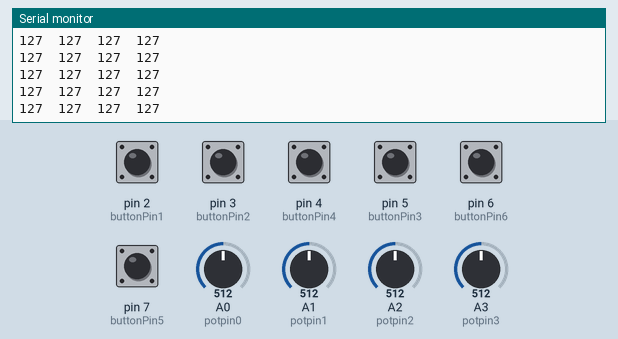
Simulated run of this sketch. Board: Arduino Uno, built with avr-gcc and run on an emulated ATmega328P. Parts: the last lines printed to the serial monitor. The test bench sets the inputs (shaded band); at power-on: pin 2 (buttonPin1), pin 3 (buttonPin2), pin 4 (buttonPin4), pin 5 (buttonPin3), pin 6 (buttonPin6), pin 7 (buttonPin5) LOW, A1 (potpin1) = 512, A2 (potpin2) = 512, A3 (potpin3) = 512, A0 (potpin0) = 512. No radio packets arrive unless stated.

Above: at 1.2 s.
1.3 s: A1 (potpin1) set to 30
At 2.4 s:
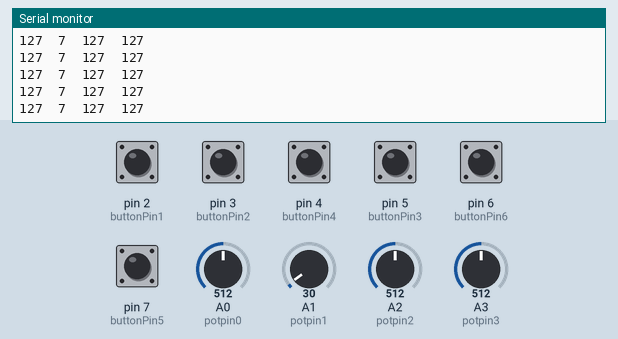
4.3 s: A2 (potpin2) set to 30
At 5.2 s:
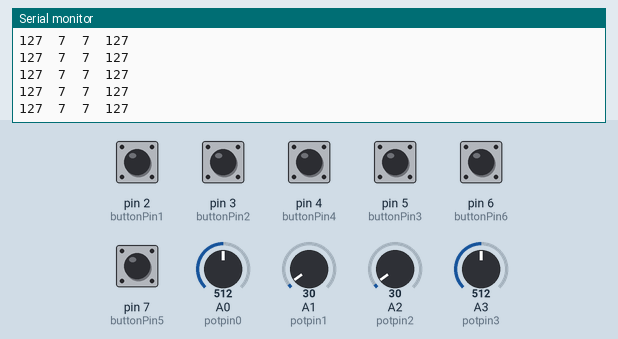
7.3 s: A1 (potpin1) set to 306
At 7.9 s:
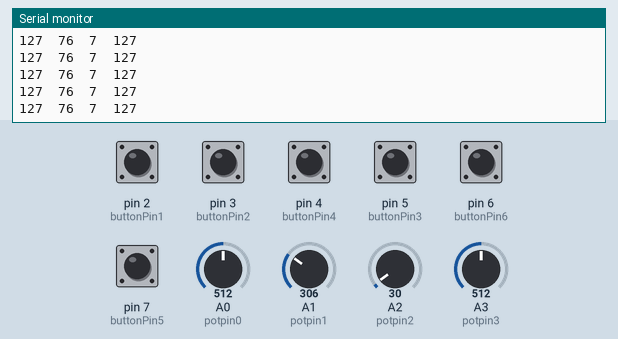
10.3 s: A3 (potpin3) set to 30
At 11.1 s:
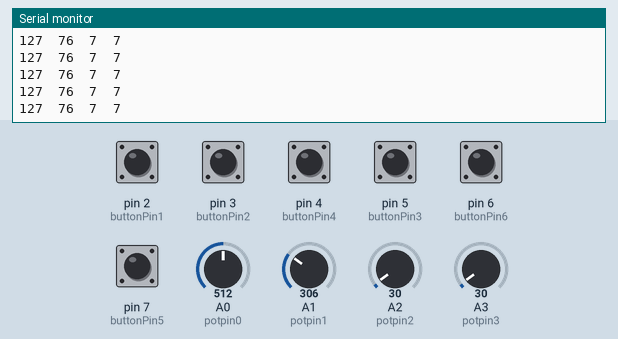
13.3 s: A1 (potpin1) set to 716
At 14.4 s:
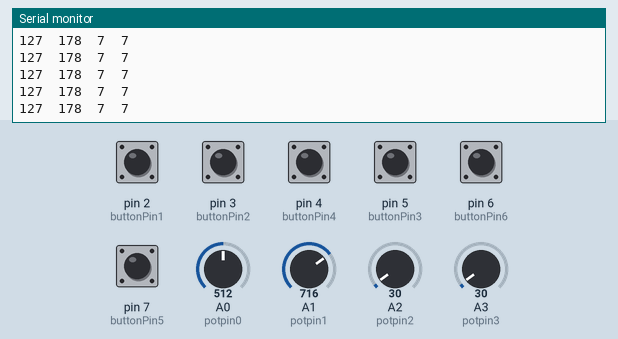
16.3 s: A0 (potpin0) set to 716
At 17.3 s:
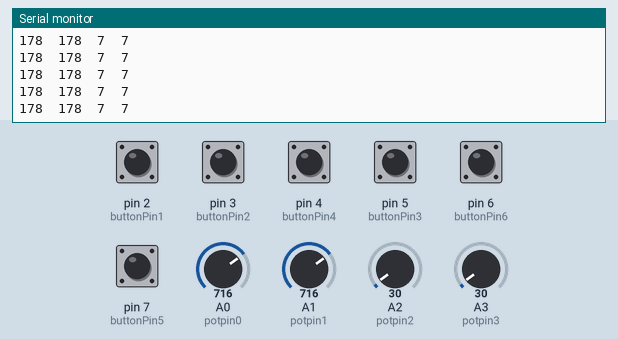
Timing chart, 0 to 18.8 s (numbered marks = the images above; inputs shaded):
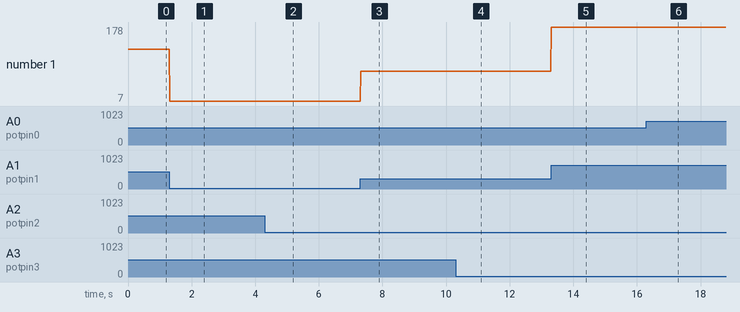

Measured:
- after the input at 1.3 s, the serial monitor: prints a new line at once (image 1)
- after the input at 4.3 s, the serial monitor: prints a new line at once (image 2)
- after the input at 7.3 s, the serial monitor: prints a new line at once (image 3)
- after the input at 10.3 s, the serial monitor: prints a new line at once (image 4)
- after the input at 13.3 s, the serial monitor: prints a new line at once (image 5)
- after the input at 16.3 s, the serial monitor: prints a new line at once (image 6)
- plotted number 1: 127 → 7 after the input at 1.3 s, 7 → 76 after the input at 7.3 s, 76 → 178 after the input at 13.3 s

The sketch:

NRF_transmit.ino
```cpp
#include <SPI.h>
#include "RF24.h"
int msg[4];
RF24 radio(8,10);
const uint64_t pipe = 0xE8E8F0F0E1LL;
// this constant won't change:
const int  buttonPin1 = 2;    // the pin that the pushbutton is attached to
const int  buttonPin2 = 3;    // the pin that the pushbutton is attached to
const int  buttonPin3 = 5;
const int  buttonPin4 = 4;
const int  buttonPin5 = 7;
const int  buttonPin6 = 6;

int Count1 = 0,Count2 = 0,Count3= 0;   // counter for the number of button presses
int buttonState1 = 0;
int buttonState2 = 0;
int buttonState3 = 0;
int buttonState4 = 0;
int buttonState5 = 0;
int buttonState6 = 0;


int lastButtonState1 = 0;// previous state of the button
int lastButtonState2 = 0;
int lastButtonState3 = 0;
int lastButtonState4 = 0;
int lastButtonState5 = 0;
int lastButtonState6 = 0;

int potpin0 = 0;
int potpin1 = 1;
int potpin2 = 2;
int potpin3 = 3;
int val0,val1,val2,val3;

void setup(void)
{

Serial.begin(115200);
radio.begin();
radio.openWritingPipe(pipe);


// initialize the button pin as a input:
  pinMode(buttonPin1, INPUT);
  pinMode(buttonPin2, INPUT);
  pinMode(buttonPin3, INPUT);
  pinMode(buttonPin4, INPUT);
  pinMode(buttonPin5, INPUT);
  pinMode(buttonPin6, INPUT);

}

void loop(void)
{
// read the pushbutton input pin:
buttonState1 = digitalRead(buttonPin1);
buttonState2 = digitalRead(buttonPin2);
buttonState3 = digitalRead(buttonPin3);
buttonState4 = digitalRead(buttonPin4);
buttonState5 = digitalRead(buttonPin5);
buttonState6 = digitalRead(buttonPin6);

val0 = analogRead(potpin0);
val1 = analogRead(potpin1);
val2 = analogRead(potpin2);
val3 = analogRead(potpin3);

msg[0]= map(val0, 0, 1023, 0, 255);
msg[1]= map(val1, 0, 1023, 0, 255);
msg[2]= map(val2, 0, 1023, 0, 255);
msg[3]= map(val3, 0, 1023, 0, 255);
/*
msg[1]= msg[1]-127+ Count1;
msg[2]= msg[2]-127+ Count2;
msg[3]= msg[3]-127+ Count3;*/


Serial.print(msg[0]);
Serial.print("\t");
Serial.print(msg[1]);
Serial.print("\t");
Serial.print(msg[2]);
Serial.print("\t");
Serial.println(msg[3]);


//printing count values
 //Serial.print("pitch correction= ");
 //Serial.print(Count1);
 //Serial.print("   ");
 //Serial.print("roll correction= ");
 //Serial.print(Count2);
 //Serial.print("   ");
 //Serial.print("yaw correction= ");
 //Serial.println(Count3);


  // compare the buttonState to its previous state
  if (buttonState1 != lastButtonState1 || buttonState2 != lastButtonState2 || buttonState3 != lastButtonState3 || buttonState4 != lastButtonState4 || buttonState5 != lastButtonState5 || buttonState6 != lastButtonState6) {
      // if the state has changed, increment the counter
      if (buttonState1 == HIGH) {
          // if the current state is HIGH then the button went from off to on:
          Count1++;
          //Serial.println("button1 pressed");
          //Serial.println(Count1);
         }
      if (buttonState2 == HIGH) {

          Count1--;
          //Serial.println("button2 pressed");
          //Serial.println(Count1);

         }

    if (buttonState3 == HIGH) {
          // if the current state is HIGH then the button went from off to on:
          Count2++;
          //Serial.println("button3 pressed");
          //Serial.println(Count2);
         }
      if (buttonState4 == HIGH) {

          Count2--;
          //Serial.println("button4 pressed");
          //Serial.println(Count2);

         }
        if (buttonState5 == HIGH) {
          // if the current state is HIGH then the button went from off to on:
          Count3++;
          //Serial.println("button5 pressed");
          //Serial.println(Count3);
         }
      if (buttonState6 == HIGH) {

          Count3--;
          //Serial.println("button6 pressed");
          //Serial.println(Count3);

         }

      }


    // Delay a little bit to avoid bouncing
    delay(5);

  // save the current state as the last state, for next time through the loop
  lastButtonState1 = buttonState1;
  lastButtonState2 = buttonState2;
  lastButtonState3 = buttonState3;
  lastButtonState4 = buttonState4;
  lastButtonState5 = buttonState5;
  lastButtonState6 = buttonState6;


radio.write(&msg, sizeof(msg));
delay(5);
}
```
